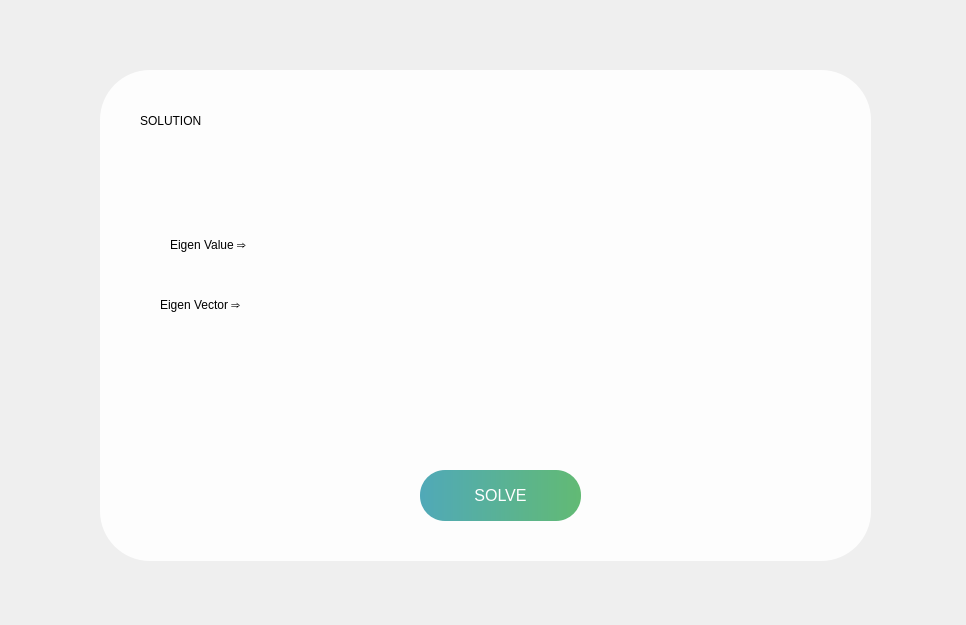
<?xml version="1.0" encoding="UTF-8"?>
<ui version="4.0">
 <class>MainWindow</class>
 <widget class="QMainWindow" name="MainWindow">
  <property name="geometry">
   <rect>
    <x>0</x>
    <y>0</y>
    <width>966</width>
    <height>625</height>
   </rect>
  </property>
  <property name="windowTitle">
   <string>MainWindow</string>
  </property>
  <widget class="QWidget" name="centralwidget">
   <widget class="QLabel" name="label">
    <property name="geometry">
     <rect>
      <x>-10</x>
      <y>-20</y>
      <width>981</width>
      <height>681</height>
     </rect>
    </property>
    <property name="text">
     <string/>
    </property>
    <property name="pixmap">
     <pixmap>third_page_2.webp</pixmap>
    </property>
    <property name="scaledContents">
     <bool>true</bool>
    </property>
   </widget>
   <widget class="QLabel" name="label_2">
    <property name="geometry">
     <rect>
      <x>80</x>
      <y>50</y>
      <width>811</width>
      <height>531</height>
     </rect>
    </property>
    <property name="styleSheet">
     <string notr="true">
    background-color: rgba(255, 255, 255, 0.9); /* White background with 80% opacity */
    border-radius: 50px; /* Rounded corners */
    padding: 20px; /* Optional: Add some padding inside the box */
    margin: 20px; /* Optional: Add margin around the box */
    color: #000000; /* Text color inside the box */
</string>
    </property>
    <property name="text">
     <string/>
    </property>
   </widget>
   <widget class="QLabel" name="label_3">
    <property name="geometry">
     <rect>
      <x>140</x>
      <y>90</y>
      <width>471</width>
      <height>61</height>
     </rect>
    </property>
    <property name="styleSheet">
     <string notr="true">FONT-SIZE:30PX;</string>
    </property>
    <property name="text">
     <string>SOLUTION</string>
    </property>
   </widget>
   <widget class="QPushButton" name="pushButton">
    <property name="geometry">
     <rect>
      <x>420</x>
      <y>470</y>
      <width>161</width>
      <height>51</height>
     </rect>
    </property>
    <property name="styleSheet">
     <string notr="true">QPushButton {
    background: qlineargradient(x1:0, y1:0, x2:1, y2:0, stop:0 #50a9b8, stop:1 #62ba74); /* Blue to black as main theme */
    border-radius: 25px; /* Optional: for rounded corners */
    border: none; /* Optional: remove border */
    color: white; /* Text color */
    padding: 10px 20px; /* Optional: adjust padding */
    font-size: 16px; /* Optional: adjust font size */
    transition: background 10s; /* Super slow transition */
}

QPushButton:hover {
    background: qlineargradient(x1:0, y1:0, x2:1, y2:0, stop:0 #62ba74, stop:1 #50a9b8); /* Black to blue on hover */
}
</string>
    </property>
    <property name="text">
     <string>SOLVE</string>
    </property>
   </widget>
   <widget class="QPushButton" name="pushButton_8">
    <property name="geometry">
     <rect>
      <x>0</x>
      <y>10</y>
      <width>71</width>
      <height>71</height>
     </rect>
    </property>
    <property name="styleSheet">
     <string notr="true">QPushButton {
                background-color: transparent;
                border: none; /* Remove default border */
                padding: 0;
                icon-size: 100px; /* Adjust icon size if needed */
            }
            QPushButton:hover {
                background-color: rgba(0, 0, 0, 0.1); /* Slightly darkened background */
                border: none;
            }
            QPushButton::icon {
                padding: 0;
                border-image: url(path_to_your_image.png); /* Set image */
            }
            QPushButton:hover::icon {
                border-image: url(path_to_your_hover_image.png); /* Blurred or darkened image on hover */
            }
</string>
    </property>
    <property name="text">
     <string/>
    </property>
    <property name="icon">
     <iconset>
      <normaloff>../../Downloads/DALL_E_2024-09-04_17.45.07_-_Create_several_spherical_buttons_with_a_back_arrow_symbol_in_a_style_that_matches_the_colorful_and_creative_physics-themed_image_filled_with_equations__1_-modified-removeb.png</normaloff>../../Downloads/DALL_E_2024-09-04_17.45.07_-_Create_several_spherical_buttons_with_a_back_arrow_symbol_in_a_style_that_matches_the_colorful_and_creative_physics-themed_image_filled_with_equations__1_-modified-removeb.png</iconset>
    </property>
    <property name="iconSize">
     <size>
      <width>60</width>
      <height>60</height>
     </size>
    </property>
    <property name="checkable">
     <bool>false</bool>
    </property>
    <property name="autoDefault">
     <bool>false</bool>
    </property>
   </widget>
   <widget class="QLabel" name="label_4">
    <property name="geometry">
     <rect>
      <x>170</x>
      <y>230</y>
      <width>171</width>
      <height>31</height>
     </rect>
    </property>
    <property name="styleSheet">
     <string notr="true">FONT-SIZE:25PX;</string>
    </property>
    <property name="text">
     <string>Eigen Value ⇒</string>
    </property>
   </widget>
   <widget class="QLabel" name="label_5">
    <property name="geometry">
     <rect>
      <x>160</x>
      <y>290</y>
      <width>181</width>
      <height>31</height>
     </rect>
    </property>
    <property name="styleSheet">
     <string notr="true">FONT-SIZE:25PX;</string>
    </property>
    <property name="text">
     <string>Eigen Vector ⇒</string>
    </property>
   </widget>
   <widget class="QLabel" name="label_6">
    <property name="geometry">
     <rect>
      <x>350</x>
      <y>230</y>
      <width>501</width>
      <height>31</height>
     </rect>
    </property>
    <property name="styleSheet">
     <string notr="true">FONT-SIZE:20PX;</string>
    </property>
    <property name="text">
     <string/>
    </property>
   </widget>
   <widget class="QLabel" name="label_7">
    <property name="geometry">
     <rect>
      <x>350</x>
      <y>290</y>
      <width>501</width>
      <height>151</height>
     </rect>
    </property>
    <property name="styleSheet">
     <string notr="true">FONT-SIZE:16PX;</string>
    </property>
    <property name="text">
     <string/>
    </property>
   </widget>
  </widget>
 </widget>
 <resources/>
 <connections/>
</ui>
